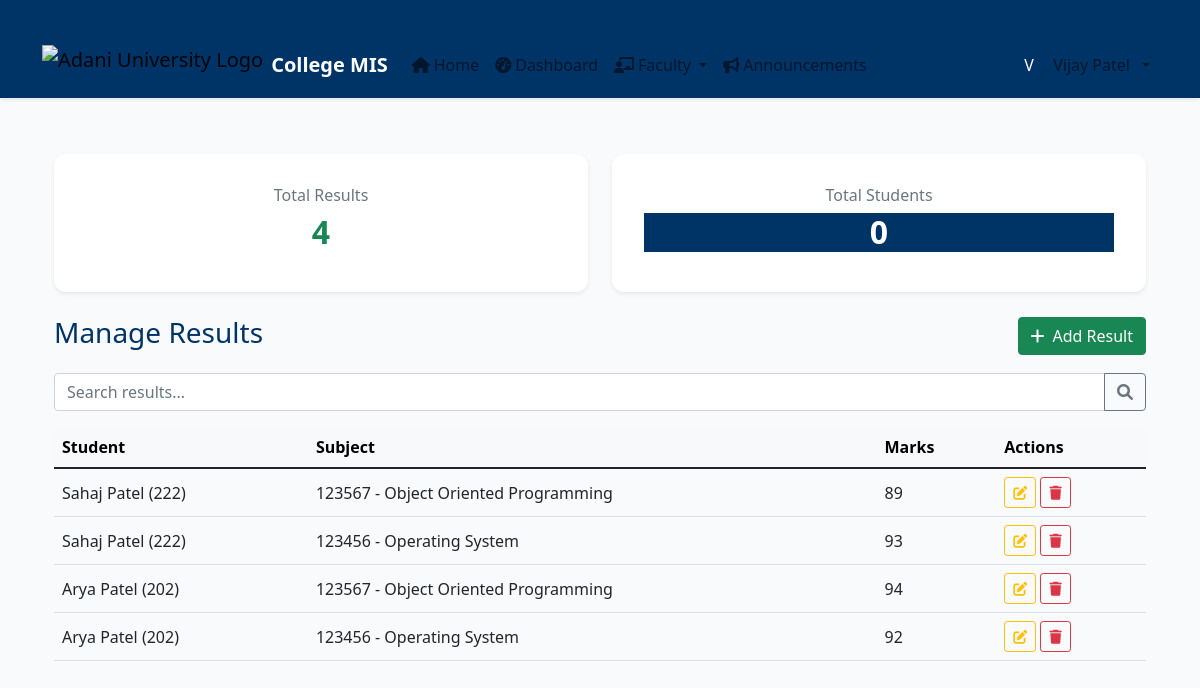
Page /faculty/results/ (signed in) on the earlier database version.
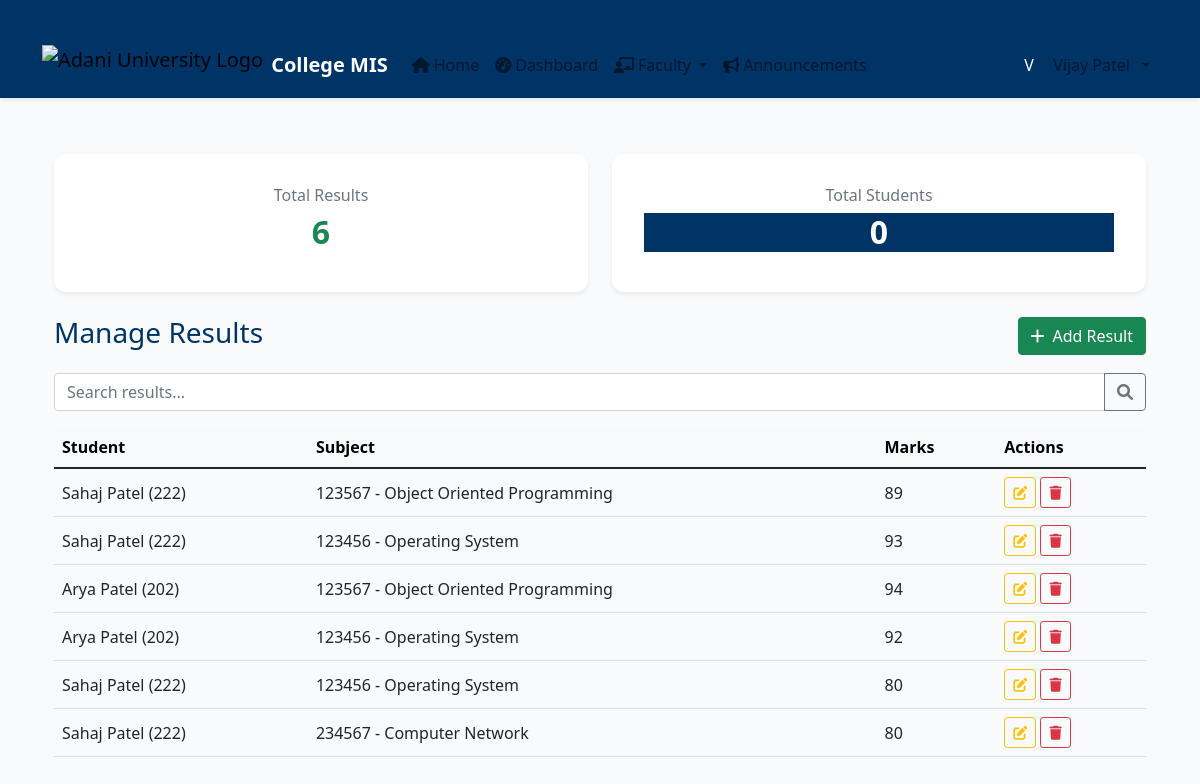
Same page on the later database version.
### core/models.py (models this page shows, shortened)
class Result(models.Model):
    student = models.ForeignKey(Student, on_delete=models.CASCADE)
    subject = models.ForeignKey(Subject, on_delete=models.CASCADE)
    marks = models.IntegerField()
    grade = models.CharField(max_length=2, blank=True)

class Student(models.Model):
    DEPARTMENT_CHOICES = [
        ('computer_science', 'Computer Science'),
        ('information_technology', 'Information Technology'),
        ('electronics', 'Electronics & Communication'),
        ('mechanical', 'Mechanical Engineering'),
        ('civil', 'Civil Engineering'),
        ('electrical', 'Electrical Engineering'),
        ('other', 'Other'),
    ]
    user = models.OneToOneField('core.User', on_delete=models.CASCADE)
    roll_number = models.CharField(max_length=20, unique=True)
    phone_number = models.CharField(max_length=20, blank=True)
    department = models.CharField(max_length=50, choices=DEPARTMENT_CHOICES, default='computer_science')
    subjects = models.ManyToManyField(Subject, blank=True)

class User(AbstractUser):
    is_student = models.BooleanField(default=False)
    is_faculty = models.BooleanField(default=False)

class Subject(models.Model):
    name = models.CharField(max_length=100)
    code = models.CharField(max_length=20, unique=True, null=True, blank=True)
    faculty = models.ForeignKey(Faculty, on_delete=models.SET_NULL, null=True, blank=True)

### faculty/views.py (the view)
# urls.py: path('results/', manage_results, name='manage_results'),
@login_required
def manage_results(request):
    if not hasattr(request.user, 'faculty'):
        return redirect('login')
    results = Result.objects.all()
    return render(request, 'faculty/manage_results.html', {'results': results})

### templates/faculty/manage_results.html
{% extends 'base.html' %}
{% block content %}
<div class="container py-4">
  <div class="row mb-4">
    <div class="col-md-6">
      <div class="card text-center shadow-sm border-0">
        <div class="card-body">
          <h6 class="text-muted">Total Results</h6>
          <h2 class="fw-bold text-success">{{ results|length }}</h2>
        </div>
      </div>
    </div>
    <div class="col-md-6">
      <div class="card text-center shadow-sm border-0">
        <div class="card-body">
          <h6 class="text-muted">Total Students</h6>
          <h2 class="fw-bold text-primary">{{ students|length }}</h2>
        </div>
      </div>
    </div>
  </div>
  <div class="d-flex justify-content-between align-items-center mb-3">
    <h3>Manage Results</h3>
    <a href="{% url 'add_result' %}" class="btn btn-success"><i class="fas fa-plus me-2"></i>Add Result</a>
  </div>
  <div class="input-group mb-3">
    <input type="text" class="form-control" placeholder="Search results...">
    <button class="btn btn-outline-secondary" type="button"><i class="fas fa-search"></i></button>
  </div>
  <div class="table-responsive">
    <table class="table table-hover align-middle">
      <thead class="table-light sticky-top">
        <tr>
          <th>Student</th>
          <th>Subject</th>
          <th>Marks</th>
          <th>Actions</th>
        </tr>
      </thead>
      <tbody>
        {% for result in results %}
        <tr>
          <td>{{ result.student.user.first_name }} {{ result.student.user.last_name }} ({{ result.student.roll_number }})</td>
          <td>{{ result.subject.code }} - {{ result.subject.name }}</td>
          <td>{{ result.marks }}</td>
          <td>
            <a href="{% url 'edit_result' result.id %}" class="btn btn-sm btn-outline-warning" title="Edit"><i class="fas fa-edit"></i></a>
            <a href="{% url 'delete_result' result.id %}" class="btn btn-sm btn-outline-danger" title="Delete"><i class="fas fa-trash"></i></a>
          </td>
        </tr>
        {% endfor %}
      </tbody>
    </table>
  </div>
</div>
{% endblock %}

Differences in the rows shown:
added Result: student.user.first_name "Sahaj Patel", student.roll_number "222", subject.code "123456", subject.name "Operating System", marks "80"
added Result: student.user.first_name "Sahaj Patel", student.roll_number "222", subject.code "234567", subject.name "Computer Network", marks "80"
Other differences:
{{ results|length }}: "4" → "6"
